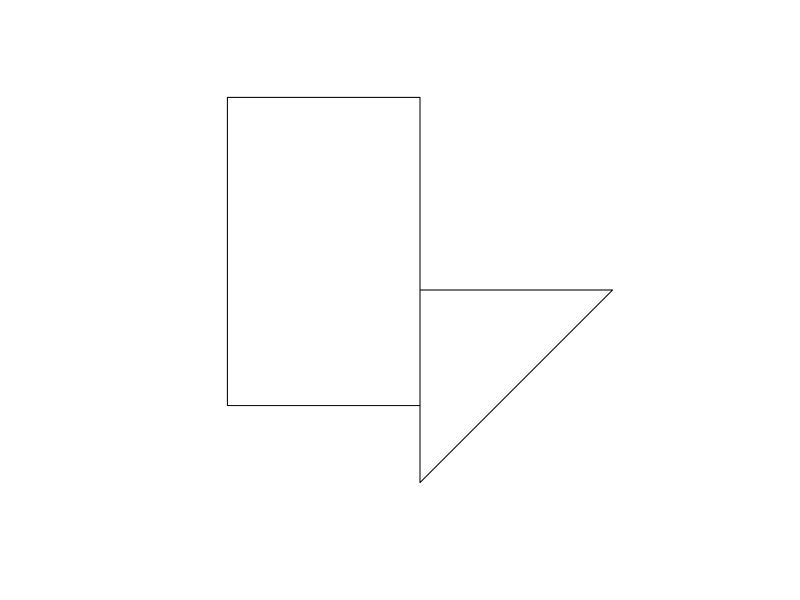
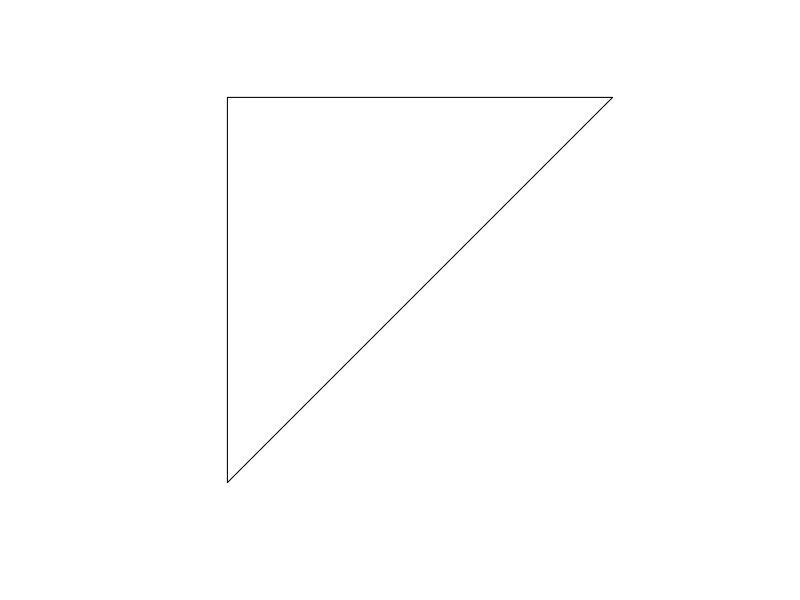
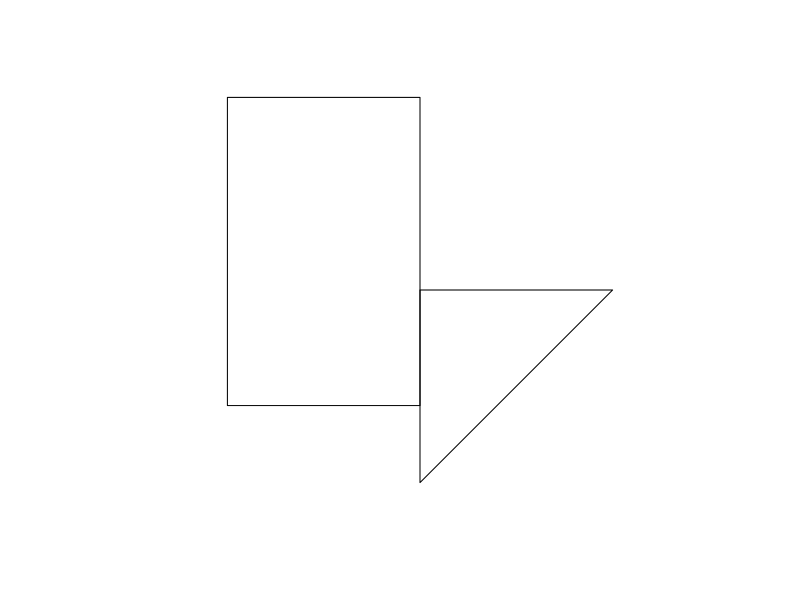
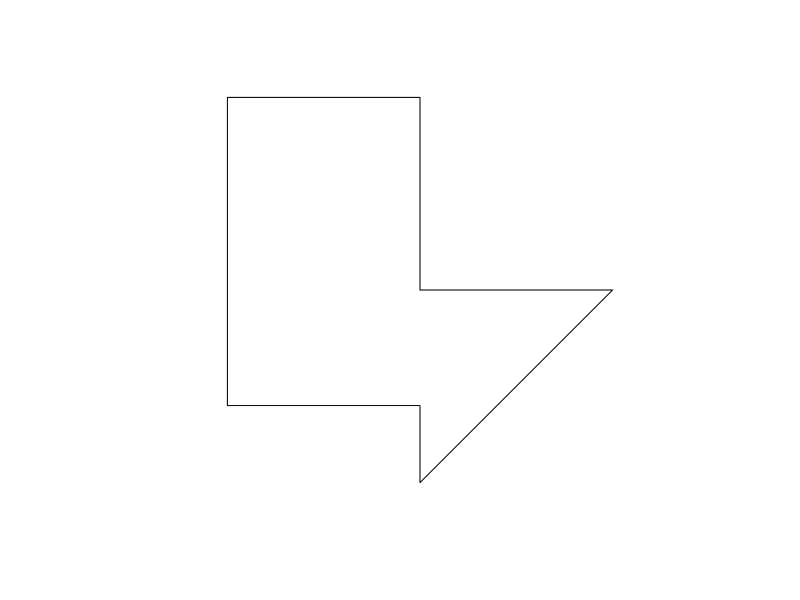
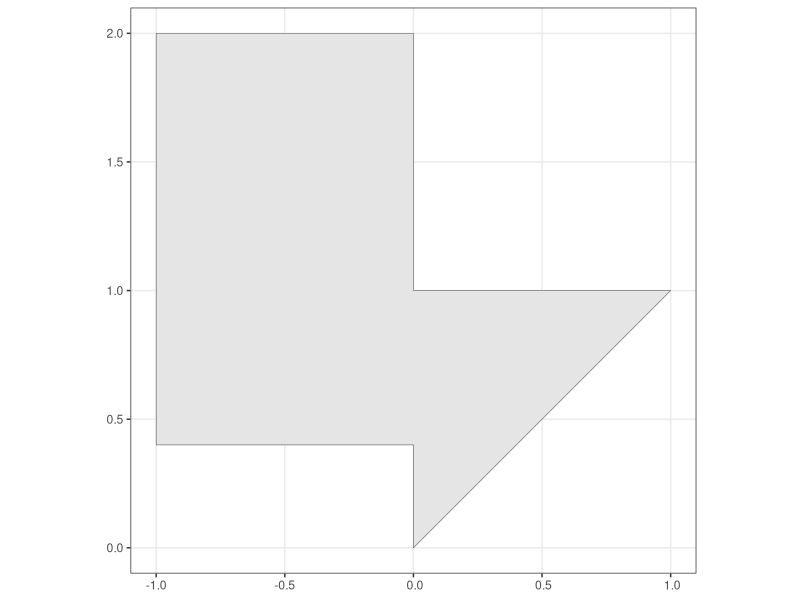

Generate these figures, in order, with R:
m.triangle <- rbind(
  c(0,0),
  c(0,0.5),
  c(0,1),
  c(1,1),
  c(0,0)
)
m.rect <- rbind(
  c(0,0.4),
  c(0,2),
  c(-1,2),
  c(-1,0.4),
  c(0,0.4)
)
## from https://r-spatial.github.io/sf/articles/sf1.html
##POLYGON	geometry with a positive area (two-dimensional); sequence of points form a closed, non-self intersecting ring; the first ring denotes the exterior ring, zero or more subsequent rings denote holes in this exterior ring
p <- sf::st_polygon(list(m.triangle, m.rect)) #m.rect is the hole
##The way this is printed is called well-known text, and is part of the standards. The word MULTIPOLYGON is followed by three parentheses, because it can consist of multiple polygons, in the form of MULTIPOLYGON(POL1,POL2), where POL1 might consist of an exterior ring and zero or more interior rings, as of (EXT1,HOLE1,HOLE2). Sets of coordinates belonging to a single polygon are held together with parentheses, so we get ((crds_ext)(crds_hole1)(crds_hole2)) where crds_ is a comma-separated set of coordinates of a ring. This leads to the case above, where MULTIPOLYGON(((crds_ext))) refers to the exterior ring (1), without holes (2), of the first polygon (3) - hence three parentheses.
plot(p)
plot(sf::st_simplify(p))
two.polys <- sf::st_multipolygon(list(list(m.triangle), list(m.rect)))
plot(two.polys)
(two.polys.joined <- sf::st_simplify(two.polys))
plot(two.polys.joined)
sf.obj <- sf::st_sf(Linear=1.0, Constant=0, params=sf::st_sfc(two.polys.joined))
sf.obj$params[[1]]#is the polygon
library(ggplot2)
ggplot()+
  theme_bw()+
  geom_sf(data=sf.obj)
